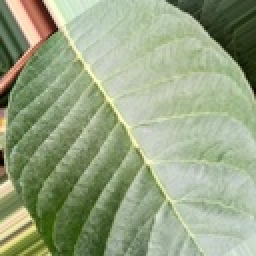
#> input picture Guava Dataset/Disease Free/Disease Free (116).jpg, 128 x 128 px, shrunk from 450 x 450 before the run (shown 2 times larger); its folder holds only this picture in this run
$ python Create_Mask.py
#> lines starting #> are read from the running program, lines starting #| are printed output that depends on the picture; after the words box and inside, x2 and y2 are one past the last pixel; in counts of white or black regions, pixels touching at a corner belong together
import os
import cv2
import numpy as np
from PIL import Image

# Định nghĩa biến
data_path = "./Guava Dataset"


# Hàm tạo mask cho từng ảnh
def create_mask(image_path, mask_folder):
    # Đọc ảnh từ đường dẫn
#> called with mask_folder = './Guava Dataset/Disease Free_mask'
    image = cv2.imread(image_path)
#> image is the input picture: shape (128, 128, 3); mean B, G, R 131.4, 164.3, 150.8
    # Chuyển đổi ảnh sang ảnh grayscale
    grayscale_image = cv2.cvtColor(image, cv2.COLOR_BGR2GRAY)
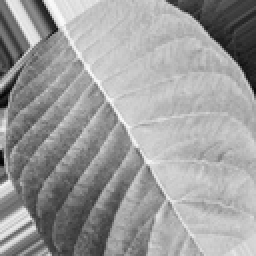
#> grayscale_image: shape (128, 128) (shown 2 times larger); min 2, max 250, mean 156.5
    # Thực hiện xử lý ảnh để tạo mask, ví dụ: phát hiện cạnh
    _, mask = cv2.threshold(grayscale_image, 100, 255, cv2.THRESH_BINARY)
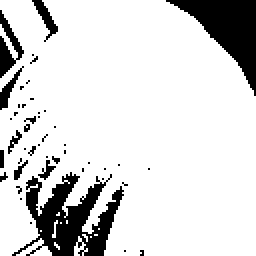
#> mask: shape (128, 128) (shown 2 times larger); 84.6% white; 46 black regions (38 under 20 px), largest, box (x1, y1, x2, y2) and area: (6, 86, 62, 128) 1093, (83, 0, 128, 48) 868, (0, 5, 12, 39) 174
    # Chuyển mask thành ảnh PIL
    mask_image = Image.fromarray(mask)
    # Lưu mask vào thư mục mask
    mask_image.save(os.path.join(mask_folder, os.path.basename(image_path)))


# Hàm tạo mask cho từng lớp
def make_masks_for_classes(data_path):
    # Lặp qua từng lớp
    for folder in os.listdir(data_path):
        if not folder.startswith("."):  # Bỏ qua các thư mục ẩn (nếu có)
            print("*" * 10, folder)

            # Tạo đường dẫn tới thư mục lớp và tạo thư mục mask tương ứng
            class_folder = os.path.join(data_path, folder)
            mask_folder = os.path.join(data_path, folder + "_mask")
            if not os.path.exists(mask_folder):
                os.mkdir(mask_folder)

            # Nếu thư mục lớp chứa các file ảnh
            if os.path.isdir(class_folder):
                # Thực hiện tạo mask cho từng ảnh trong thư mục lớp
                for file in os.listdir(class_folder):
                    if file.endswith(".jpg"):  # Xác định các file ảnh JPG
                        # Đường dẫn đến ảnh
                        image_path = os.path.join(class_folder, file)
                        # Tạo mask cho ảnh và lưu vào thư mục mask
                        create_mask(image_path, mask_folder)
#> pass 2 of the loop in make_masks_for_classes, `for folder in os.listdir(data_path):`:
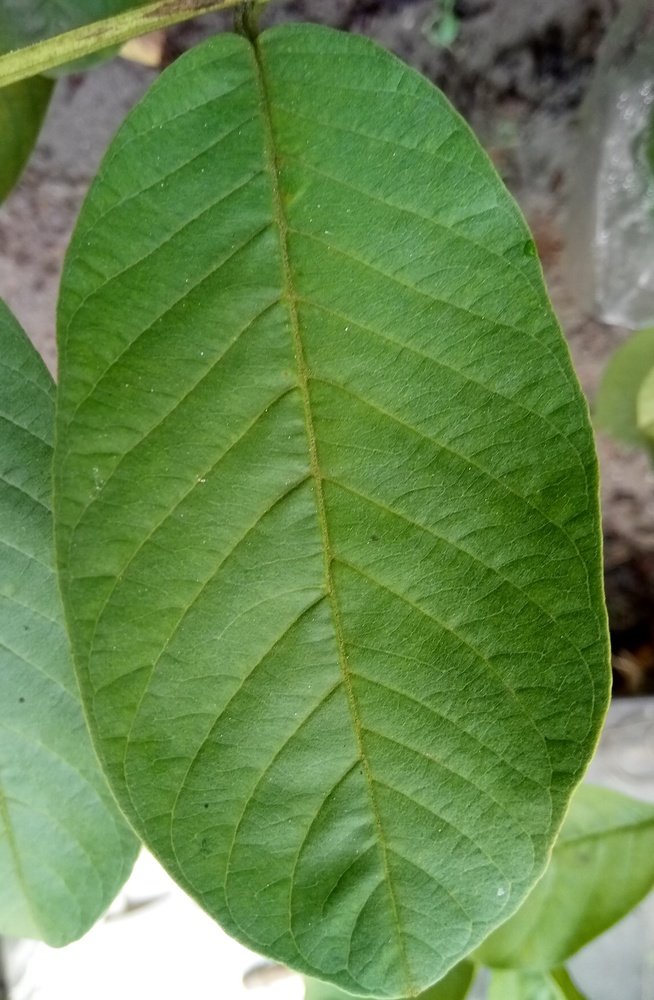
#> input picture Guava Dataset/Disease_Free/Disease Free (11).jpg, 654 x 1000 px, shrunk from 2291 x 3504 before the run
#> in create_mask, image is the input picture: shape (1000, 654, 3); mean B, G, R 77.5, 136.3, 102.7
#> in create_mask (call 2), `grayscale_image = cv2.cvtColor(image, cv2.COLOR_BGR2GRAY)`:
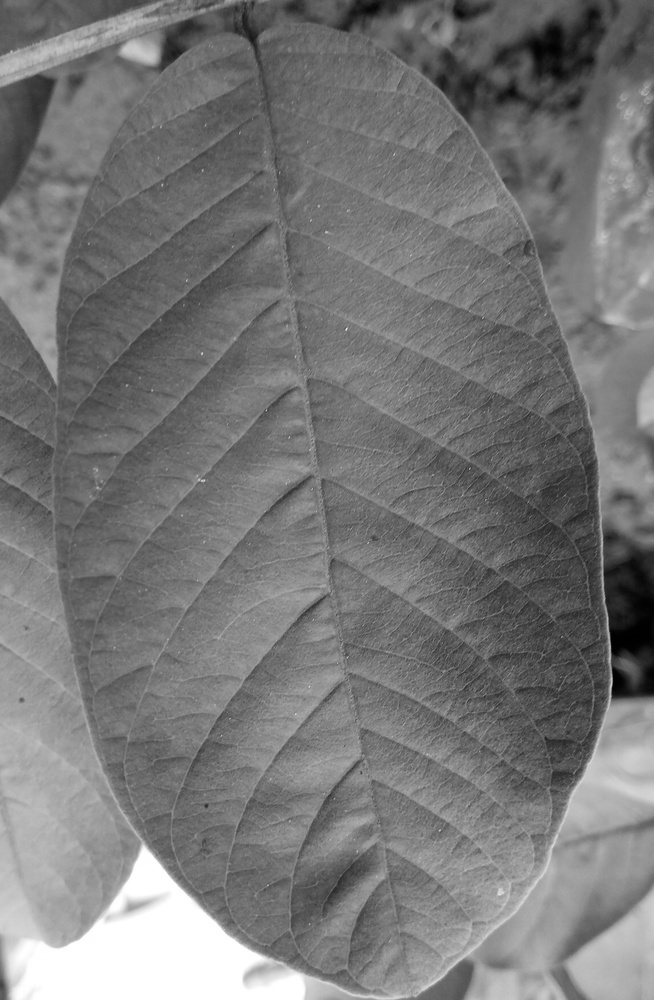
#> grayscale_image: shape (1000, 654); min 0, max 255, mean 119.5
#> in create_mask (call 2), `_, mask = cv2.threshold(grayscale_image, 100, 255, cv2.THRESH_BINARY)`:
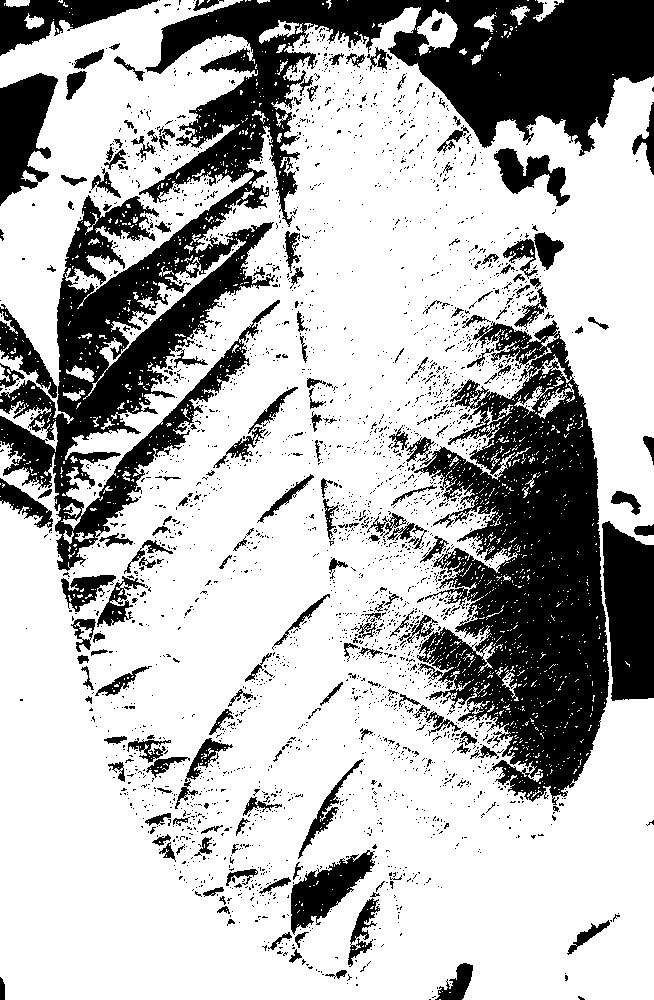
#> mask: shape (1000, 654); 71.3% white; 2858 black regions (2666 under 20 px), largest, box (x1, y1, x2, y2) and area: (0, 0, 654, 571) 80159, (398, 320, 609, 805) 51675, (602, 521, 654, 701) 7618


# Gọi hàm để tạo mask cho các lớp trong dataset
make_masks_for_classes(data_path)
